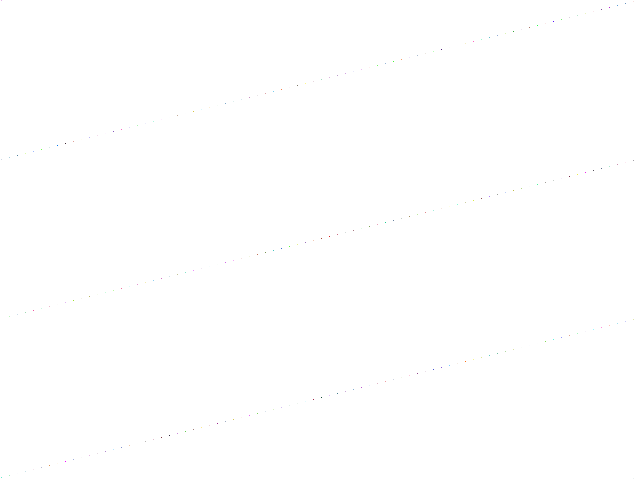
Frame 1 (no input)
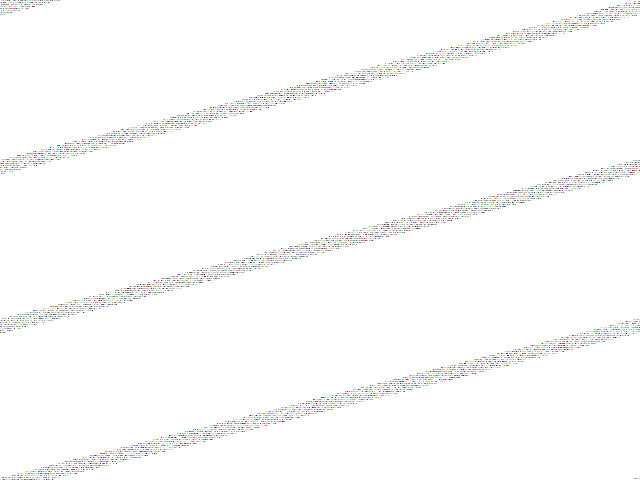
Frame 60 (no input)
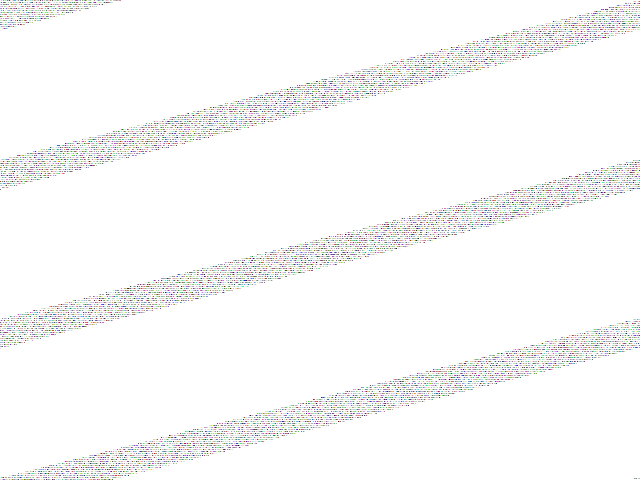
Frame 120 (the mouse pressed at the canvas centre since frame 60)

The p5.js sketch that drew these frames (run headless with seeded random() and noise() and a simulated clock; from frame 60 on, the mouse is pressed at the canvas centre):

// p5.js sketch
// ── sketch.js

let slider;
let clear;
let canvas;
let sliderVal;
let multiplier;
let sliderDiv
let multiplierDiv;

let stopped;

let framesPerUpdate = 4;
const indicesPerPixel = 4;

function updateValueDiv() {
    sliderVal.html("Total frames per redraw: " + (slider.value() * multiplier.value()));
    sliderDiv.html("Frames per redraw (" + slider.value() + "):");
    multiplierDiv.html("Redraw frames multiplier (" + multiplier.value() + "):");
}

function setup() {
    pixelDensity(1);
    canvas = createCanvas(640, 480);
    createDiv("");
    sliderDiv = createDiv("Frames per redraw: ");
    slider = createSlider(1, 60, 53, 1);
    slider.style('width', '320px');
    createDiv("");
    multiplierDiv = createDiv("Multiplier value:");
    multiplier = createSlider(1, 60, 24, 1);
    multiplier.style("width", "320px");
    sliderVal = createDiv("Total frames per redraw: " + (slider.value() * multiplier.value()));

    stop = createButton("Stop");
    resume = createButton("Resume");

    stop.mousePressed(noLoop);
    resume.mousePressed(loop);

    clear = createButton("Clear");
    clear.mousePressed(() => canvas.clear());

}

function initValue() {
    return (indicesPerPixel) * (frameCount % framesPerUpdate);
}

function stopValue() {
    return (indicesPerPixel * width * height) - initValue();
}

function stepValue() {
    return (indicesPerPixel) * framesPerUpdate;
}

function draw() {
    framesPerUpdate = slider.value() * multiplier.value();
    updateValueDiv();

    loadPixels();
    for (let i = initValue(); i < stopValue(); i += stepValue()) {

        pixels[i + 0] = random(255);
        pixels[i + 1] = random(255);
        pixels[i + 2] = random(255);
        pixels[i + 3] = random(255);
    }
    updatePixels();
}

function keyPressed() {
    if (key === ' ') {
        if (stopped) {
            loop();
        } else {
            noLoop();
        }
        stopped = !stopped;
    }
}
